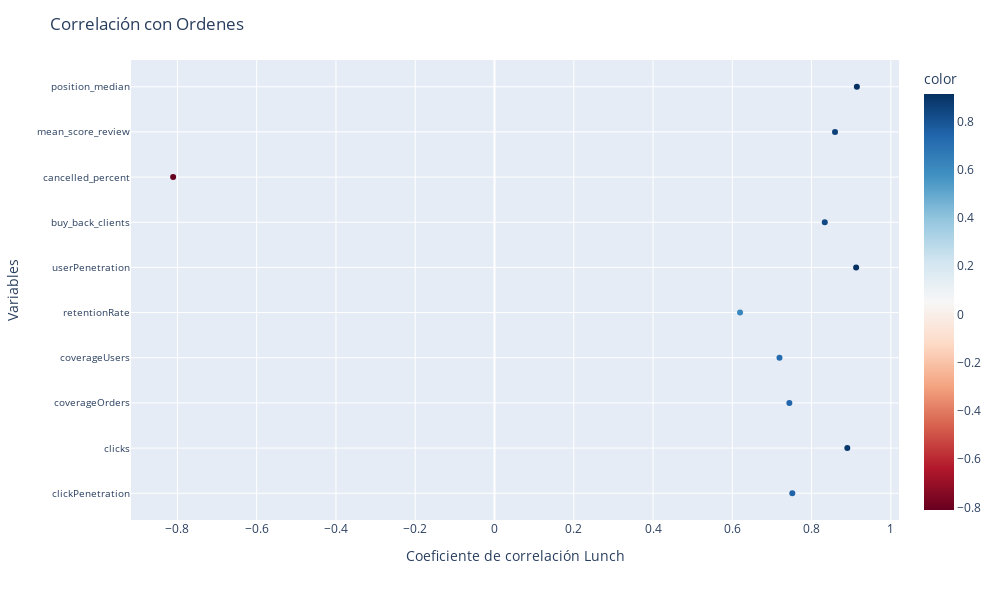

Write notebook code for a chart like this one.
### Code cell
import plotly.express as px

# Filtrar las correlaciones con 'Ventas QS (Ordenes)'
ventas_qs_correlations = df.corr()['orders_x'].drop('orders_x')

# Crear el gráfico de dispersión con un tamaño de figura mayor
fig = px.scatter(ventas_qs_correlations, x=ventas_qs_correlations.values, y=ventas_qs_correlations.index,
                 color=ventas_qs_correlations.values, color_continuous_scale='RdBu')

# Configurar los ejes y el título del gráfico
fig.update_layout(xaxis_title='Coeficiente de correlación Lunch', yaxis_title='Variables',
                  title='Correlación con Ordenes')

# Ajustar el tamaño de la figura
fig.update_layout(height=600, width=1000)

# Ajustar el espaciado entre los ticks del eje y y la orientación del texto
fig.update_yaxes(tickmode='array', tickvals=ventas_qs_correlations.index, ticktext=ventas_qs_correlations.index,
                 tickfont=dict(size=10))

# Mostrar el gráfico
fig.show()

### Figure 1 — Plotly figure (JSON) as saved in the notebook; plotly's stock layout.template omitted (floating-point values rounded to 4 significant figures)
{"data": [{"hovertemplate": "x=%{x}<br>index=%{y}<br>color=%{marker.color}<extra></extra>", "legendgroup": "", "marker": {"color": [0.7514, 0.8902, 0.744, 0.7191, 0.6196, 0.9124, 0.8333, -0.8108, 0.8592, 0.9143], "coloraxis": "coloraxis", "symbol": "circle"}, "mode": "markers", "name": "", "orientation": "h", "showlegend": false, "type": "scatter", "x": [0.7514, 0.8902, 0.744, 0.7191, 0.6196, 0.9124, 0.8333, -0.8108, 0.8592, 0.9143], "xaxis": "x", "y": ["clickPenetration", "clicks", "coverageOrders", "coverageUsers", "retentionRate", "userPenetration", "buy_back_clients", "cancelled_percent", "mean_score_review", "position_median"], "yaxis": "y"}], "layout": {"coloraxis": {"colorbar": {"title": {"text": "color"}}, "colorscale": [[0, "rgb(103,0,31)"], [0.1, "rgb(178,24,43)"], [0.2, "rgb(214,96,77)"], [0.3, "rgb(244,165,130)"], [0.4, "rgb(253,219,199)"], [0.5, "rgb(247,247,247)"], [0.6, "rgb(209,229,240)"], [0.7, "rgb(146,197,222)"], [0.8, "rgb(67,147,195)"], [0.9, "rgb(33,102,172)"], [1, "rgb(5,48,97)"]]}, "height": 600, "legend": {"tracegroupgap": 0}, "margin": {"t": 60}, "title": {"text": "Correlación con Ordenes"}, "width": 1000, "xaxis": {"anchor": "y", "domain": [0, 1], "title": {"text": "Coeficiente de correlación Lunch"}}, "yaxis": {"anchor": "x", "domain": [0, 1], "tickfont": {"size": 10}, "tickmode": "array", "ticktext": ["clickPenetration", "clicks", "coverageOrders", "coverageUsers", "retentionRate", "userPenetration", "buy_back_clients", "cancelled_percent", "mean_score_review", "position_median"], "tickvals": ["clickPenetration", "clicks", "coverageOrders", "coverageUsers", "retentionRate", "userPenetration", "buy_back_clients", "cancelled_percent", "mean_score_review", "position_median"], "title": {"text": "Variables"}}}}
